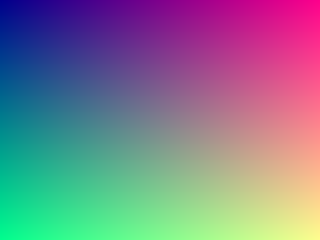
Frame 1 (no input)
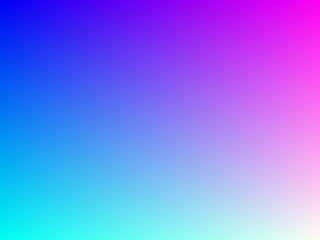
Frame 60 (the mouse pressed at the canvas centre just before this capture)
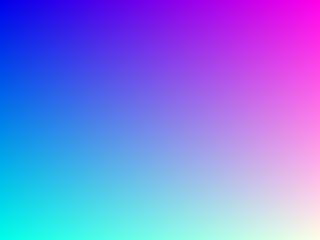
Frame 120 (the mouse held since frame 60 and released just before this capture)

The Processing sketch that drew these frames (run headless with seeded random() and noise(); from frame 60 on, the mouse is pressed at the canvas centre):

// Processing sketch: ColorGradient_java
// ── ColorGradient_java.pde
void setup() {
  size(320, 240);
}
 
void draw() {
  for (int y = 0; y < height; y=y+1) {
    for (int x = 0; x < width; x=x+1) {
      float r = 255 * (x / (float) width);
      float g = 255 * (y / (float) height);
      float b = 127.5 + 127.5 * sin(millis() / 1000.0);
      set(x, y, color(r, g, b));
    }
  }
}
